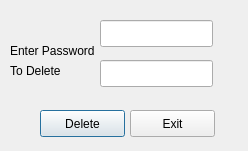
<?xml version="1.0" encoding="UTF-8"?>
<ui version="4.0">
 <class>Dialog</class>
 <widget class="QDialog" name="Dialog">
  <property name="geometry">
   <rect>
    <x>0</x>
    <y>0</y>
    <width>248</width>
    <height>151</height>
   </rect>
  </property>
  <property name="minimumSize">
   <size>
    <width>248</width>
    <height>151</height>
   </size>
  </property>
  <property name="maximumSize">
   <size>
    <width>248</width>
    <height>151</height>
   </size>
  </property>
  <property name="windowTitle">
   <string>Delete Account</string>
  </property>
  <widget class="QPushButton" name="delete_button">
   <property name="geometry">
    <rect>
     <x>40</x>
     <y>110</y>
     <width>85</width>
     <height>27</height>
    </rect>
   </property>
   <property name="text">
    <string>Delete</string>
   </property>
  </widget>
  <widget class="QPushButton" name="exit_button">
   <property name="geometry">
    <rect>
     <x>130</x>
     <y>110</y>
     <width>85</width>
     <height>27</height>
    </rect>
   </property>
   <property name="text">
    <string>Exit</string>
   </property>
  </widget>
  <widget class="QLineEdit" name="account_display">
   <property name="geometry">
    <rect>
     <x>100</x>
     <y>20</y>
     <width>113</width>
     <height>27</height>
    </rect>
   </property>
   <property name="readOnly">
    <bool>true</bool>
   </property>
  </widget>
  <widget class="QLineEdit" name="password_verify_input">
   <property name="geometry">
    <rect>
     <x>100</x>
     <y>60</y>
     <width>113</width>
     <height>27</height>
    </rect>
   </property>
  </widget>
  <widget class="QLabel" name="label">
   <property name="geometry">
    <rect>
     <x>10</x>
     <y>40</y>
     <width>91</width>
     <height>21</height>
    </rect>
   </property>
   <property name="text">
    <string>Enter Password</string>
   </property>
  </widget>
  <widget class="QLabel" name="label_2">
   <property name="geometry">
    <rect>
     <x>10</x>
     <y>60</y>
     <width>91</width>
     <height>21</height>
    </rect>
   </property>
   <property name="text">
    <string>To Delete</string>
   </property>
  </widget>
 </widget>
 <resources/>
 <connections/>
</ui>
